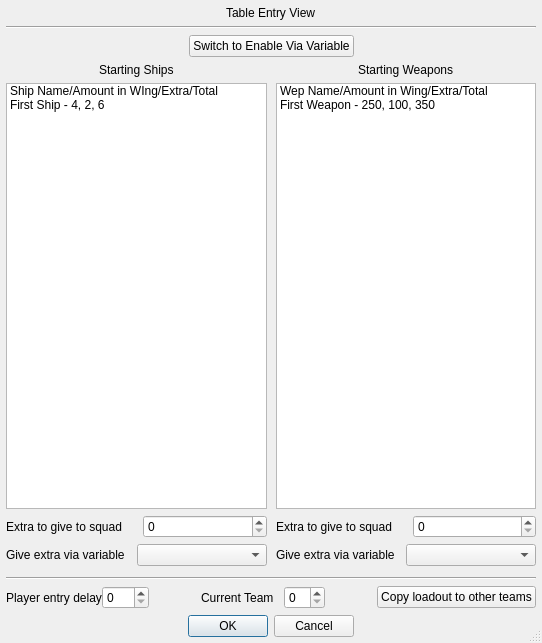
<?xml version="1.0" encoding="UTF-8"?>
<ui version="4.0">
 <class>fso::fred::dialogs::LoadoutDialog</class>
 <widget class="QDialog" name="fso::fred::dialogs::LoadoutDialog">
  <property name="enabled">
   <bool>true</bool>
  </property>
  <property name="geometry">
   <rect>
    <x>0</x>
    <y>0</y>
    <width>542</width>
    <height>643</height>
   </rect>
  </property>
  <property name="minimumSize">
   <size>
    <width>540</width>
    <height>620</height>
   </size>
  </property>
  <property name="windowTitle">
   <string>Dialog</string>
  </property>
  <property name="sizeGripEnabled">
   <bool>true</bool>
  </property>
  <property name="modal">
   <bool>true</bool>
  </property>
  <layout class="QVBoxLayout" name="mainLayout">
   <property name="leftMargin">
    <number>0</number>
   </property>
   <property name="topMargin">
    <number>0</number>
   </property>
   <property name="rightMargin">
    <number>0</number>
   </property>
   <property name="bottomMargin">
    <number>0</number>
   </property>
   <item>
    <layout class="QGridLayout" name="contentLayout">
     <property name="leftMargin">
      <number>6</number>
     </property>
     <property name="topMargin">
      <number>6</number>
     </property>
     <property name="rightMargin">
      <number>6</number>
     </property>
     <property name="bottomMargin">
      <number>6</number>
     </property>
     <property name="horizontalSpacing">
      <number>9</number>
     </property>
     <item row="10" column="0" alignment="Qt::AlignHCenter">
      <widget class="QLabel" name="startingShipsLabel">
       <property name="text">
        <string>Starting Ships</string>
       </property>
      </widget>
     </item>
     <item row="12" column="1">
      <layout class="QFormLayout" name="formLayout_2">
       <property name="horizontalSpacing">
        <number>21</number>
       </property>
       <item row="0" column="0">
        <widget class="QLabel" name="extraWepSpinboxLabel">
         <property name="text">
          <string>Extra to give to squad</string>
         </property>
        </widget>
       </item>
       <item row="0" column="1">
        <widget class="QSpinBox" name="extraWepSpinbox"/>
       </item>
      </layout>
     </item>
     <item row="13" column="0">
      <layout class="QHBoxLayout" name="horizontalLayout_5">
       <item>
        <widget class="QLabel" name="extraShipsViaVarLabel">
         <property name="text">
          <string>Give extra via variable</string>
         </property>
        </widget>
       </item>
       <item>
        <widget class="QComboBox" name="extraShipsViaVarCombo">
         <property name="editable">
          <bool>false</bool>
         </property>
         <property name="frame">
          <bool>true</bool>
         </property>
        </widget>
       </item>
      </layout>
     </item>
     <item row="3" column="0" colspan="2">
      <widget class="Line" name="lineHigh">
       <property name="orientation">
        <enum>Qt::Horizontal</enum>
       </property>
      </widget>
     </item>
     <item row="20" column="0" colspan="2">
      <layout class="QHBoxLayout" name="horizontalLayout_6">
       <item>
        <widget class="QLabel" name="label_13">
         <property name="minimumSize">
          <size>
           <width>91</width>
           <height>0</height>
          </size>
         </property>
         <property name="text">
          <string>Player entry delay</string>
         </property>
        </widget>
       </item>
       <item>
        <widget class="QDoubleSpinBox" name="playerDelayDoubleSpinbox">
         <property name="sizePolicy">
          <sizepolicy hsizetype="Fixed" vsizetype="Fixed">
           <horstretch>0</horstretch>
           <verstretch>0</verstretch>
          </sizepolicy>
         </property>
         <property name="decimals">
          <number>0</number>
         </property>
        </widget>
       </item>
       <item>
        <spacer name="generalSettingsSpacer1">
         <property name="orientation">
          <enum>Qt::Horizontal</enum>
         </property>
         <property name="sizeHint" stdset="0">
          <size>
           <width>40</width>
           <height>20</height>
          </size>
         </property>
        </spacer>
       </item>
       <item alignment="Qt::AlignRight">
        <widget class="QLabel" name="label_3">
         <property name="text">
          <string>Current Team   </string>
         </property>
        </widget>
       </item>
       <item>
        <widget class="QSpinBox" name="currentTeamSpinbox">
         <property name="sizePolicy">
          <sizepolicy hsizetype="Fixed" vsizetype="Fixed">
           <horstretch>0</horstretch>
           <verstretch>0</verstretch>
          </sizepolicy>
         </property>
        </widget>
       </item>
       <item>
        <spacer name="generalSettingsSpacer2">
         <property name="orientation">
          <enum>Qt::Horizontal</enum>
         </property>
         <property name="sizeHint" stdset="0">
          <size>
           <width>40</width>
           <height>20</height>
          </size>
         </property>
        </spacer>
       </item>
       <item>
        <widget class="QPushButton" name="copyLoadoutToOtherTeamsButton">
         <property name="text">
          <string>Copy loadout to other teams</string>
         </property>
        </widget>
       </item>
      </layout>
     </item>
     <item row="2" column="0" colspan="2" alignment="Qt::AlignHCenter">
      <widget class="QLabel" name="tableVarLabel">
       <property name="text">
        <string>Table Entry View</string>
       </property>
      </widget>
     </item>
     <item row="12" column="0">
      <layout class="QFormLayout" name="formLayout_3">
       <property name="formAlignment">
        <set>Qt::AlignRight|Qt::AlignTop|Qt::AlignTrailing</set>
       </property>
       <property name="horizontalSpacing">
        <number>21</number>
       </property>
       <item row="0" column="0">
        <widget class="QLabel" name="extraShipSpinboxLabel">
         <property name="text">
          <string>Extra to give to squad</string>
         </property>
        </widget>
       </item>
       <item row="0" column="1">
        <widget class="QSpinBox" name="extraShipSpinbox"/>
       </item>
      </layout>
     </item>
     <item row="11" column="0">
      <layout class="QVBoxLayout" name="shipVarPoolBox">
       <property name="spacing">
        <number>6</number>
       </property>
       <property name="sizeConstraint">
        <enum>QLayout::SetMinimumSize</enum>
       </property>
       <item>
        <widget class="QListWidget" name="shipVarList">
         <property name="enabled">
          <bool>true</bool>
         </property>
         <property name="minimumSize">
          <size>
           <width>0</width>
           <height>0</height>
          </size>
         </property>
         <property name="baseSize">
          <size>
           <width>0</width>
           <height>0</height>
          </size>
         </property>
         <property name="selectionMode">
          <enum>QAbstractItemView::MultiSelection</enum>
         </property>
         <property name="selectionBehavior">
          <enum>QAbstractItemView::SelectRows</enum>
         </property>
         <item>
          <property name="text">
           <string>Ship Name/Amount in WIng/Extra/Total</string>
          </property>
          <property name="flags">
           <set>ItemIsEnabled</set>
          </property>
         </item>
         <item>
          <property name="text">
           <string>First Ship - 4, 2, 6</string>
          </property>
         </item>
        </widget>
       </item>
      </layout>
     </item>
     <item row="10" column="1" alignment="Qt::AlignHCenter">
      <widget class="QLabel" name="startingWeaponsLabel">
       <property name="text">
        <string>Starting Weapons</string>
       </property>
      </widget>
     </item>
     <item row="11" column="1">
      <layout class="QVBoxLayout" name="weaponVarPoolBox">
       <property name="spacing">
        <number>6</number>
       </property>
       <property name="sizeConstraint">
        <enum>QLayout::SetMinimumSize</enum>
       </property>
       <item>
        <widget class="QListWidget" name="weaponVarList">
         <property name="minimumSize">
          <size>
           <width>0</width>
           <height>0</height>
          </size>
         </property>
         <property name="selectionRectVisible">
          <bool>true</bool>
         </property>
         <item>
          <property name="text">
           <string>Wep Name/Amount in Wing/Extra/Total</string>
          </property>
          <property name="flags">
           <set>ItemIsEnabled</set>
          </property>
         </item>
         <item>
          <property name="text">
           <string>First Weapon - 250, 100, 350</string>
          </property>
         </item>
        </widget>
       </item>
      </layout>
     </item>
     <item row="5" column="0" colspan="2">
      <layout class="QHBoxLayout" name="horizontalLayout">
       <item>
        <spacer name="switchLeftSpacer">
         <property name="orientation">
          <enum>Qt::Horizontal</enum>
         </property>
         <property name="sizeHint" stdset="0">
          <size>
           <width>40</width>
           <height>20</height>
          </size>
         </property>
        </spacer>
       </item>
       <item>
        <widget class="QPushButton" name="pushButton">
         <property name="text">
          <string>Switch to Enable Via Variable</string>
         </property>
        </widget>
       </item>
       <item>
        <spacer name="switchRightSpacer">
         <property name="orientation">
          <enum>Qt::Horizontal</enum>
         </property>
         <property name="sizeHint" stdset="0">
          <size>
           <width>40</width>
           <height>20</height>
          </size>
         </property>
        </spacer>
       </item>
      </layout>
     </item>
     <item row="13" column="1">
      <layout class="QHBoxLayout" name="horizontalLayout_4">
       <item>
        <widget class="QLabel" name="extraWeaponsViaVarLabel">
         <property name="text">
          <string>Give extra via variable</string>
         </property>
        </widget>
       </item>
       <item>
        <widget class="QComboBox" name="extraWeaponsViaVarCombo">
         <property name="editable">
          <bool>false</bool>
         </property>
         <property name="frame">
          <bool>true</bool>
         </property>
        </widget>
       </item>
      </layout>
     </item>
     <item row="18" column="0">
      <spacer name="verticalSpacer">
       <property name="orientation">
        <enum>Qt::Vertical</enum>
       </property>
       <property name="sizeType">
        <enum>QSizePolicy::Fixed</enum>
       </property>
       <property name="sizeHint" stdset="0">
        <size>
         <width>20</width>
         <height>5</height>
        </size>
       </property>
      </spacer>
     </item>
     <item row="21" column="0" colspan="2">
      <widget class="QDialogButtonBox" name="buttonBox">
       <property name="standardButtons">
        <set>QDialogButtonBox::Cancel|QDialogButtonBox::Ok</set>
       </property>
       <property name="centerButtons">
        <bool>true</bool>
       </property>
      </widget>
     </item>
     <item row="19" column="0" colspan="2">
      <widget class="Line" name="lineLow">
       <property name="orientation">
        <enum>Qt::Horizontal</enum>
       </property>
      </widget>
     </item>
    </layout>
   </item>
  </layout>
 </widget>
 <resources/>
 <connections/>
</ui>
